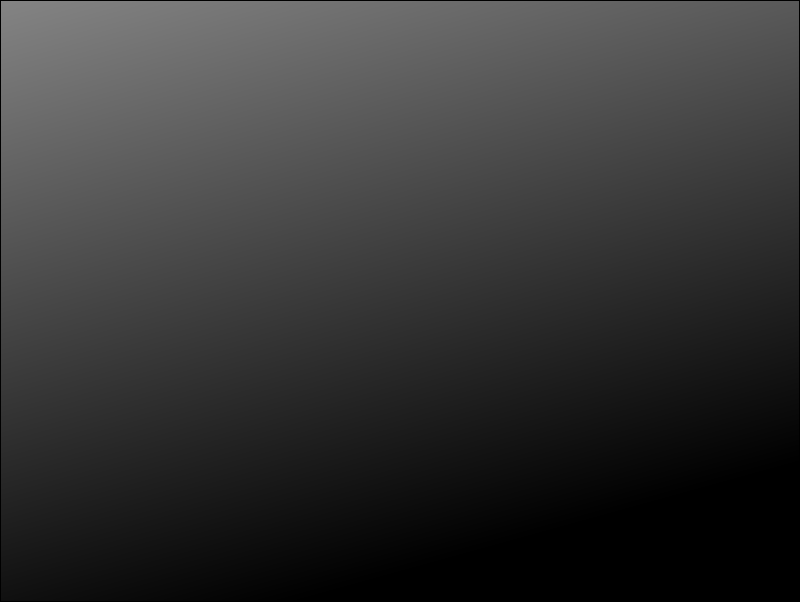
<?xml version="1.0" encoding="UTF-8"?>
<ui version="4.0">
 <class>leveledit</class>
 <widget class="QWidget" name="leveledit">
  <property name="geometry">
   <rect>
    <x>0</x>
    <y>0</y>
    <width>800</width>
    <height>602</height>
   </rect>
  </property>
  <property name="sizePolicy">
   <sizepolicy hsizetype="Preferred" vsizetype="Expanding">
    <horstretch>0</horstretch>
    <verstretch>0</verstretch>
   </sizepolicy>
  </property>
  <property name="baseSize">
   <size>
    <width>800</width>
    <height>602</height>
   </size>
  </property>
  <property name="contextMenuPolicy">
   <enum>Qt::NoContextMenu</enum>
  </property>
  <property name="windowTitle">
   <string>Level edit</string>
  </property>
  <property name="windowIcon">
   <iconset resource="editor.qrc">
    <normaloff>:/images/level.png</normaloff>:/images/level.png</iconset>
  </property>
  <property name="styleSheet">
   <string notr="true"/>
  </property>
  <property name="locale">
   <locale language="English" country="UnitedStates"/>
  </property>
  <layout class="QVBoxLayout" name="verticalLayout">
   <property name="spacing">
    <number>0</number>
   </property>
   <property name="margin">
    <number>0</number>
   </property>
   <item>
    <widget class="QGraphicsView" name="graphicsView">
     <property name="autoFillBackground">
      <bool>false</bool>
     </property>
     <property name="styleSheet">
      <string notr="true">background-color: qlineargradient(spread:pad, x1:0.369, y1:1, x2:0, y2:0, stop:0 rgba(0, 0, 0, 255), stop:1 rgba(132, 132, 132, 255));</string>
     </property>
     <property name="interactive">
      <bool>true</bool>
     </property>
    </widget>
   </item>
  </layout>
 </widget>
 <resources>
  <include location="editor.qrc"/>
 </resources>
 <connections/>
</ui>
